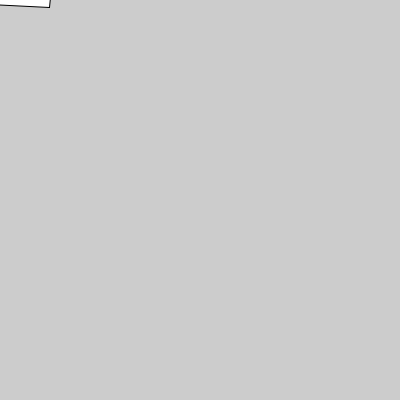
Frame 1 (no input)
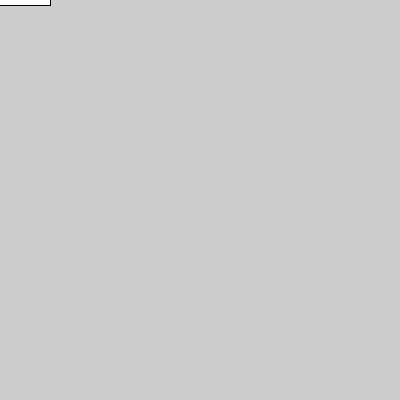
Frame 60 (the mouse pressed at the canvas centre just before this capture)
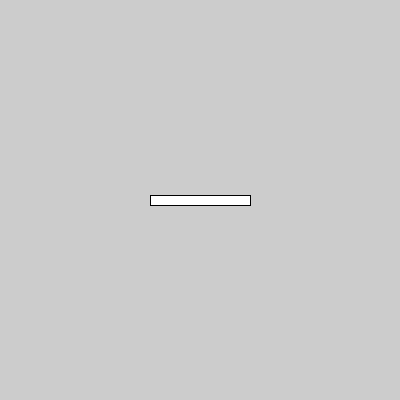
Frame 120 (the mouse held since frame 60 and released just before this capture)

The Processing sketch that drew these frames (run headless with seeded random() and noise(); from frame 60 on, the mouse is pressed at the canvas centre):

// Processing sketch: week05_4_translate_mouseX_mouseY_rotate_radians_frameCount
// ── week05_4_translate_mouseX_mouseY_rotate_radians_frameCount.pde
// week05_4_translate_mouseX_mouseY_rotate_radians_frameCount
// 比較 rotate 與 translate 的順序
void setup(){
  size(400,400);
}
void draw(){
  background(204);
  // 請做以下測試:把下面2行,調一下順序
  // 會發現: 畫東西之前的 translate()才有效果
  // 在電腦圖學裡, 畫圖時, 會照著之前[累積的移動,旋轉]來放東西
  translate(mouseX,mouseY); //移到mouse所在位置
  rotate(radians(frameCount)*3); // 一秒有60個frame,轉60度,要變成radians單位
  rect(-50,-5,100,10); // 寬度100的棒子,但放在左上角
}
